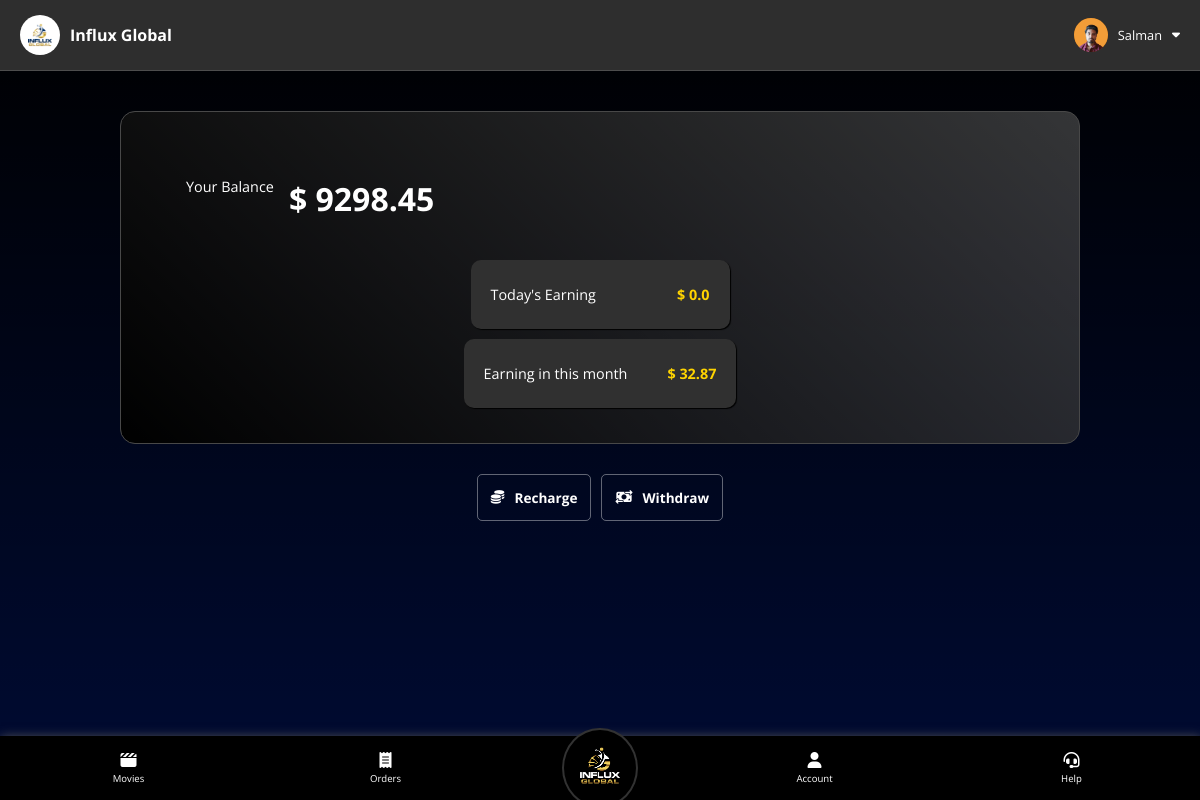
Page /user/wallet (signed in) on the committed database.
### backend.py (models this page shows)
class users(db.Model):
    user_id = db.Column(db.String(50), primary_key=True, nullable=False)
    name = db.Column(db.String(50), nullable=False, unique=False)
    email = db.Column(db.String, nullable=True, unique=False)
    phone = db.Column(db.String(50), nullable=False, unique=True)
    password = db.Column(db.String(50), nullable=False, unique=False)
    country = db.Column(db.String(20), nullable=False, unique=False)
    account_status = db.Column(db.String(20), nullable=True, unique=False)
    selfReferalCode = db.Column(db.String(50), nullable=False, unique=True)
    joiningReferalCode = db.Column(db.String(50), nullable=False, unique=False)
    level = db.Column(db.Integer, nullable=False, unique=False)
    purchased_tickets = db.Column(db.String, nullable=True, unique=False)
    payment_requests = db.Column(db.String, nullable=True, unique=False)
    overall_referals = db.Column(db.Integer, nullable=False, unique=False)
    overall_deposit = db.Column(db.Float, nullable=False, unique=False)
    wallet_balance = db.Column(db.Float, nullable=False, unique=False)
    experience_money = db.Column(db.Float, nullable=True, unique=False)
    overall_earning = db.Column(db.Float, nullable=False, unique=False)
    today_earning = db.Column(db.Float, nullable=False, unique=False)
    monthly_earning = db.Column(db.Float, nullable=False, unique=False)

### backend.py (the view)
@app.route("/user/wallet", methods=["GET"])
def user_wallet():
    if request.method == "GET":
        if "user" in session:
            user_id = session["user"]
            selected_user = users.query.filter_by(user_id = user_id).first()
            if selected_user:
                return render_template("user/wallet.html", user=selected_user, currentPagespanText="Wallet", round=round, get_dpImg_src=get_dpImg_src)
            else:
                session.pop("user")
                return redirect("/")
        else:
            return redirect("/")

### backend.py (called while the page is built)
@app.context_processor
def inject_vars():
    return {
        "aos_style" : "fade-down",
        "aos_time" : 300
    }

@app.route("/get-dp-img-src/<string:user_id>", methods=["GET"])
def get_dpImg_src(user_id):
    user_dp_folder = os.path.join(app.config['UPLOAD_FOLDER'], "dp", user_id)
    if os.path.exists(user_dp_folder):
        dp_filename = os.listdir(user_dp_folder)[0]
        img_src = "/" + os.path.join(user_dp_folder, dp_filename)
        return img_src
    else:
        return False

### flask_maintenance/__init__.py (called while the page is built)
    def _handler(self):
        actx = _app_ctx_stack.top
        rctx = _request_ctx_stack.top
        if actx and rctx:
            if request.endpoint not in FILTERED_ROUTES:
                ins_path = os.path.join(current_app.instance_path,
                                        'under_maintenance')
                if os.path.exists(ins_path) and os.path.isfile(ins_path):
                    abort(503)

### templates/user/wallet.html (shortened to what this page needs)
{% extends 'user/home.html' %}
{% block main %}
<div class="container" id="walletContainer">
    <div class="walletMain">
        <div class="balanceContainer">
            <span class="heading">Your Balance</span>
            <span class="text">&dollar; {{ round(user.wallet_balance, 2) }}</span>
        </div>
        <span class="amountBlock">
            Today's Earning <strong>&dollar; {{ round(user.today_earning, 2) }}</strong>
        </span>
        <span class="amountBlock">
            Earning in this month <strong>&dollar; {{ round(user.monthly_earning, 2) }}</strong>
        </span>
    </div>
    <div class="actions">
        <a href="/user/recharge" class="btn btnWithIcon">
            <i class="fa-solid fa-coins"></i>
            <span>Recharge</span>
            <a href="/user/withdraw" class="btn btnWithIcon">
                <i class="fa-solid fa-money-bill-transfer"></i>
                <span>Withdraw</span>
            </a>
    </div>
</div>
{% endblock main %}

### templates/user/home.html (shortened to what this page needs)
<!doctype html>
<html lang="en">
<head>
    <link rel="stylesheet" href="/static/css/comman.css">
    <link rel="stylesheet" href="/static/css/user/style.css">
    <link href="https://unpkg.com/aos@2.3.1/dist/aos.css" rel="stylesheet">
</head>
<body>
    {% block topbar %}
    <div id="topBar">
        <div class="block" style="padding: 5px 10px;">
            <span class="btnWithIcon">
                <img src="/static/img/favicons/apple-touch-icon.png" alt="logo" class="topBarLogo">
                <span style="font-weight: bold;">Influx Global</span>
            </span>
        </div>
        <div class="block" style="font-size: 0.8rem; cursor: pointer;">
            <span class="btnWithIcon topBarSpan" id="profileSpan">
                <div class="profilePicWrapper small">
                    {% if get_dpImg_src(user.user_id) %}
                    <img class="dpImg" src="{{get_dpImg_src(user.user_id)}}" alt="DP">
                    {% else %}
                    <i class="fa-solid fa-user" style="color: #ffffff;"></i>
                    {% endif %}
                </div>
                <span>{{user.name}}</span>
                <i class="fa-solid fa-caret-down"></i>
            </span>
        </div>
    </div>
    {% endblock topbar %}
    {% block main %}{% endblock main %}
    {% block nav %}
    <nav>
        <a href="/user" class="navlink navlinkWithIcon">
            <i class="fa-solid fa-clapperboard"></i>
            <span>Movies</span>
        </a>
        <a href="/user/orders" class="navlink navlinkWithIcon">
            <i class="fa-solid fa-receipt"></i>
            <span>Orders</span>
        </a>
        <a href="/user-home" id="navLogoLink">
            <img id="navLogo" src="{{ url_for('static', filename='img/logos/Png/Influx-global-logo-Final-Files-04.png') }}" alt="">
        </a>
        <a href="/user/account" class="navlink navlinkWithIcon">
            <i class="fa-solid fa-user"></i>
            <span>Account</span>
        </a>
        <a href="/user/help" class="navlink navlinkWithIcon">
            <i class="fa-solid fa-headset"></i>
            <span>Help</span>
        </a>
    </nav>
    {% endblock nav %}
</body>
</html>

### static/css/comman.css (style rules this page uses)
* { padding: 0px; margin: 0px; color: white; font-family: 'Montserrat', sans-serif; font-family: 'Nunito', sans-serif; font-family: 'Open Sans', sans-serif; }
html { scroll-behavior: smooth; }
a.btn { text-decoration: none; }
a.navlink { text-decoration: none; }
.btn, .navlink { font-size: 0.85rem; }
.btn { background: none; border: none; padding: 13px; border-radius: 5px; font-weight: bold; text-align: center; }
.btnWithIcon { display: flex; align-items: center; justify-content: center; column-gap: 10px; }
.profilePicWrapper { border-radius: 100%; background-color: #0a4c9f; background-color: #6a3600; display: flex; align-items: center; justify-content: center; overflow: hidden; position: relative; }
.profilePicWrapper.small { width: 34px; height: 34px; }
.dpImg { transition: 0.5s; width: 105%; }

### static/css/user/style.css (style rules this page uses)
body { background: linear-gradient(180deg, black, transparent); background-color: #000b34; min-height: 100vh; }
nav { display: flex; justify-content: space-around; align-items: center; background-color: #001118; background-color: black; position: fixed; width: 100vw; bottom: 0px; z-index: 1; height: 4.5rem; box-shadow: 1px 1px 10px #565656; }
#navLogoLink { background-color: black; border-radius: 100%; border: 2px solid #323232; margin: 0px 4%; }
#navLogo { width: 6vw; width: 5.5rem; }
.navlink { font-size: 1rem; }
.navlink.navlinkWithIcon { display: flex; flex-direction: column; justify-content: center; align-items: center; row-gap: 4px; height: 100%; width: 100%; height: 100%; }
.navlink.navlinkWithIcon i { font-size: 2vw; font-size: 1rem; }
.container { padding-top: 5vh; padding-bottom: 20vh; padding-right: 10vw; padding-left: 10vw; }
#topBar { display: flex; justify-content: space-between; align-items: center; border-bottom: 1px solid #ffffff26; position: sticky; top: 0px; backdrop-filter: blur(54px); background-color: #2e2e2e; z-index: 1; padding: 10px; }
.topBarLogo { width: 40px; border-radius: 87%; }
#profileSpan { padding: 5px 10px; }
@media screen and (max-width: 1431px) { nav { height: 4rem; justify-content: normal; } }
@media screen and (max-width: 1431px) { .navlink { font-size: 0.6rem; } }
@media screen and (max-width: 1431px) { .navlink.navlinkWithIcon { width: 100%; } }
@media screen and (max-width: 1431px) { .navlink.navlinkWithIcon i { font-size: 1rem; } }
@media screen and (max-width: 1431px) { #navLogo { width: 4.5rem; } }

### templates/user/wallet.html (style rules this page uses)
#walletContainer { border-radius: 15px; display: flex; flex-direction: column; row-gap: 30px; }
.walletMain { background: linear-gradient(45deg, black, transparent); background-color: #505050a6; display: flex; flex-direction: column; border-radius: 15px; padding: 35px; align-items: center; row-gap: 10px; border: 1px solid #484848; }
.balanceContainer { padding: inherit; display: flex; justify-content: space-around; padding: 30px; align-self: flex-start; column-gap: 15px; }
.balanceContainer .heading { font-size: 0.9rem; }
.balanceContainer .text { font-weight: bold; font-size: 2rem; }
#walletContainer .actions { display: flex; align-items: center; justify-content: center; column-gap: 10px; }
#walletContainer .actions .btn { border: 1px solid #ffffff61; border-radius: 5px; }
span strong { color: #ffd400; margin-left: 20px; }
.amountBlock { padding: 25px 20px; min-width: 219px; border-radius: 10px; background-color: #303030; font-size: 0.9rem; display: flex; justify-content: space-between; box-shadow: 1px 1px 1px black; column-gap: 20px; row-gap: 20px; flex-wrap: wrap; align-items: center; }

### rows in the picture
users: user_id (picture), name "Salman", wallet_balance "9298.45", today_earning "0.0", monthly_earning "32.87"
